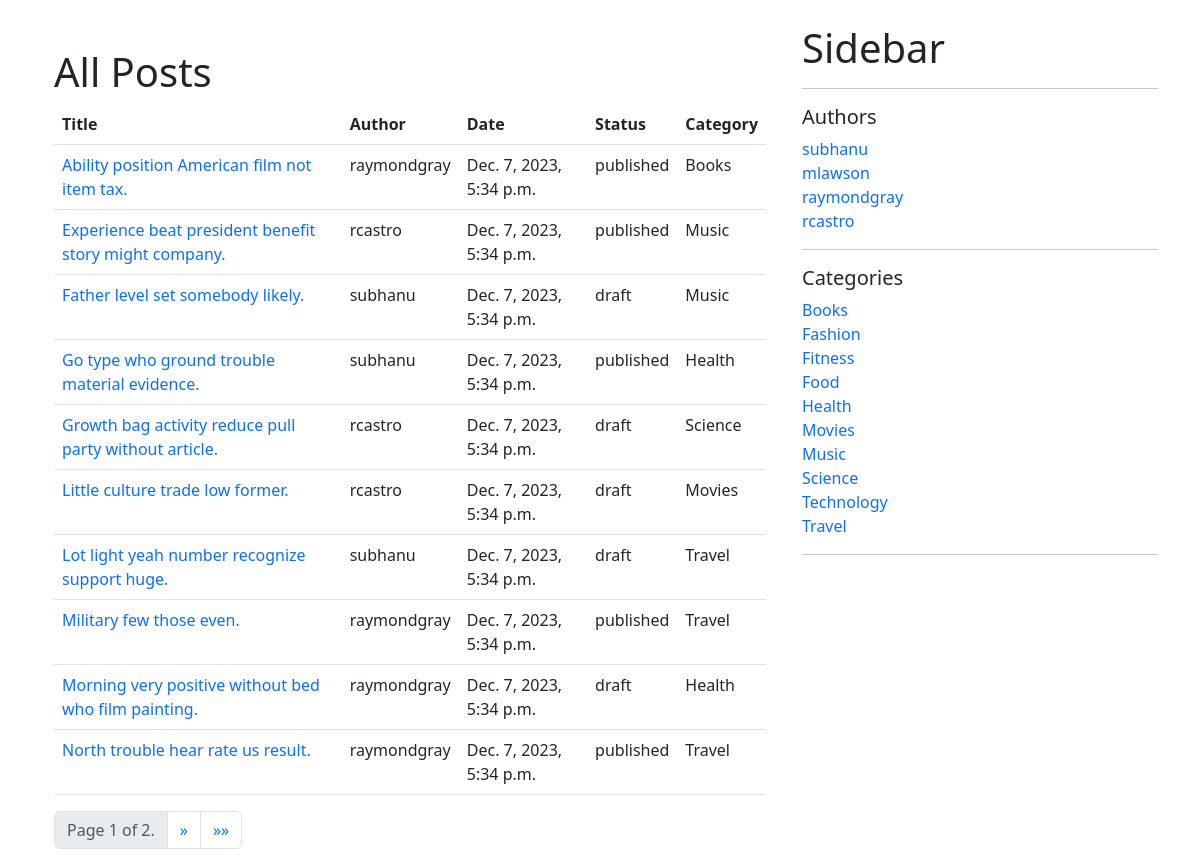
Page /blog/backend/posts on the earlier database version.
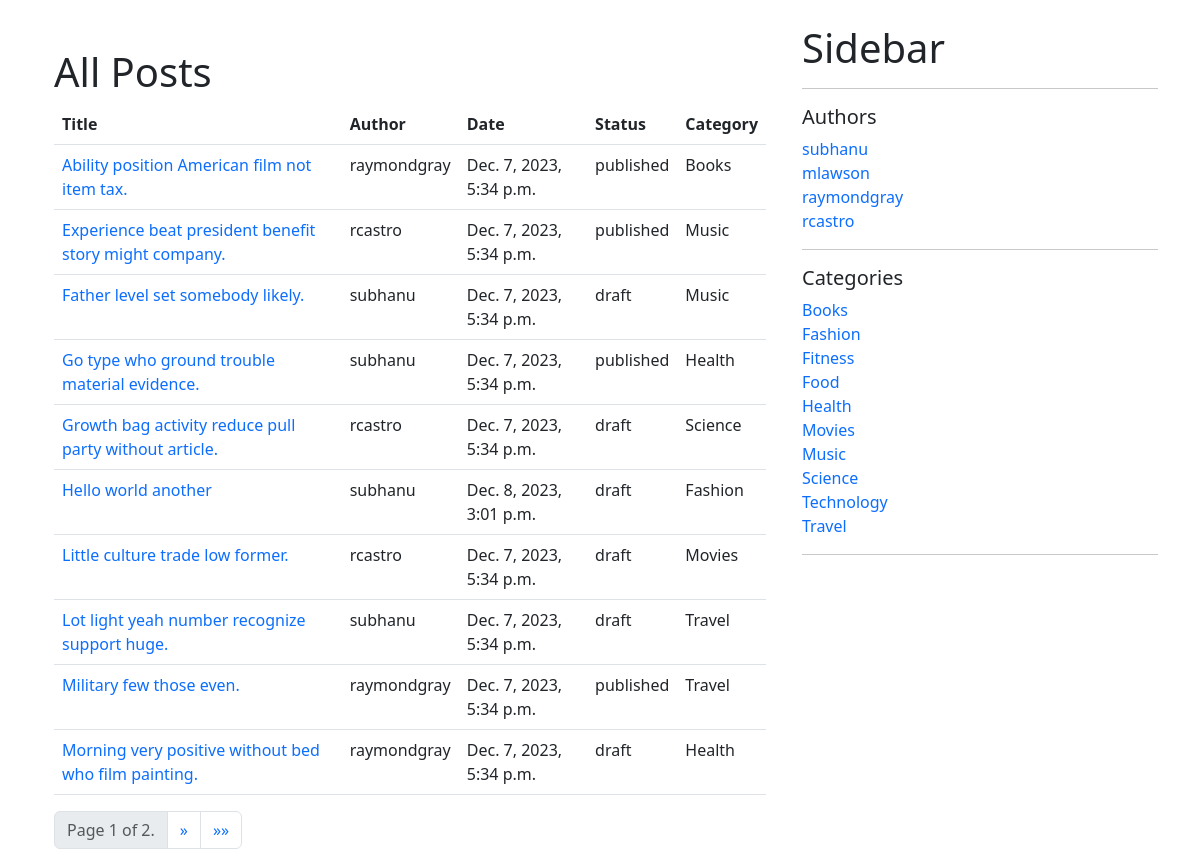
Same page on the later database version.
### blog/models.py (models this page shows, shortened)
class Post(models.Model):
    STATUS_CHOICES = (
        ('draft', 'Draft'),
        ('published', 'Published'),
    )
    title = models.CharField(max_length=255)
    slug = models.SlugField(max_length=255, unique=True)
    content = models.TextField()
    seo_title = models.CharField(max_length=255, blank=True, null=True)
    seo_description = models.TextField(blank=True, null=True)
    author = models.ForeignKey(User, on_delete=models.CASCADE, related_name='blog_posts', default=None)
    published_date = models.DateTimeField(default=timezone.now)
    created_date = models.DateTimeField(auto_now_add=True)
    updated_date = models.DateTimeField(auto_now=True)
    status = models.CharField(max_length=10, choices=STATUS_CHOICES, default='draft')
    category = models.ForeignKey('Category', on_delete=models.CASCADE, related_name='category', blank=True, null=True)
    def get_absolute_url(self):
        return reverse('blog:post_detail', kwargs={'slug': self.slug})
    class Meta:
        ordering = ('title',)
        verbose_name = 'post'
        verbose_name_plural = 'posts'
        get_latest_by = 'published_date'

class Category(models.Model):
    name = models.CharField(max_length=255)
    slug = models.SlugField(max_length=255, unique=True)
    def get_absolute_url(self):
        return reverse('blog:category_filter', kwargs={'category_slug': self.slug})
    class Meta:
        ordering = ('name',)
        verbose_name = 'category'
        verbose_name_plural = 'categories'
    def __str__(self):
        return self.name

### blog/views.py (the view)
# urls.py: path('backend/posts', list_of_all_posts, name='post_list_backend'),
def list_of_all_posts(request):
    posts = Post.objects.all()
    paginator = Paginator(posts, 10)
    page = request.GET.get('page')
    try:
        posts = paginator.page(page)
    except PageNotAnInteger:
        posts = paginator.page(1)
    except EmptyPage:
        if int(page) > paginator.num_pages:
            posts = paginator.page(paginator.num_pages)
        else:
            posts = paginator.page(1)
    context = {'posts': posts}
    template = 'blog/list_of_posts_unfiltered.html'
    return render(request, template, context)

### blog/context_processors.py (called while the page is built)
def user_context(request):
    user = User.objects.all()
    return {'all_users': user}

def categories_context(request):
    categories = Category.objects.all()
    return {'categories': categories}

### templates/blog/list_of_posts_unfiltered.html (shortened to what this page needs)
{% extends 'blog/base.html' %}
{% block content %}
    <div class="container mt-4">
        <div class="row">
            <div class="col-md-12">
                <div class="page-header">
                    <h1>
                        All Posts
                    </h1>
                </div>
                {% if posts %}
                    <table class="table">
                        <thead>
                            <tr>
                                <th>Title</th>
                                <th>Author</th>
                                <th>Date</th>
                                <th>Status</th>
                                {% if not category %}
                                    <th>Category</th>
                                {% endif %}
                            </tr>
                        </thead>
                        <tbody>
                            {% for post in posts %}
                                <tr>
                                    <td>
                                        <a class="text-decoration-none" href="{{ post.get_absolute_url }}">
                                            {{ post.title }}
                                        </a>
                                    </td>
                                    <td>{{ post.author.username }}</td>
                                    <td>
                                        {% if post.status == 'published' %}
                                            {{ post.published_date }}
                                        {% else %}
                                            {{ post.updated_date }}
                                        {% endif %}
                                    </td>
                                    <td>{{ post.status }}</td>
                                    {% if not category %}
                                        <td>
                                            <p>
                                                {{ post.category }}
                                            </p>
                                        </td>
                                    {% endif %}
                                </tr>
                            {% endfor %}
                        </tbody>
                    </table>
                {% else %}
                    <p>No posts found</p>
                {% endif %}
            </div>
        </div>
        {% include 'blog/paginator.html' %}
    </div>
{% endblock %}

### templates/blog/base.html (shortened to what this page needs)
<!DOCTYPE html>
<html lang="en">
<head>
    <link href="https://cdn.jsdelivr.net/npm/bootstrap@5.3.0/dist/css/bootstrap.min.css" rel="stylesheet">
</head>
<body>
<div class="container mt-4">
    <div class="row">
        <div class="col-md-8">
            {% block content %}{% endblock %}
        </div>
        <div class="col-md-4">
            <div class="mb-4">
                <h1 class="page-header">Sidebar</h1>
                <hr>
                <h5>Authors</h5>
                {% if all_users %}
                    {% for user in all_users %}
                        <a href="{% url 'blog:author_filter' user.username %}" class="text-decoration-none"
                        >{{ user.username }}</a>
                        <br>
                    {% endfor %}
                {% endif %}
                <hr>
                <h5>Categories</h5>
                {% if categories %}
                    {% for category in categories %}
                        <a href="{{ category.get_absolute_url }}" class="text-decoration-none">{{ category.name }}</a>
                        <br>
                    {% endfor %}
                {% endif %}
                <hr>
            </div>
        </div>
    </div>
</div>
</body>
</html>

Differences in the rows shown:
no longer on this page (row unchanged): Post: title "North trouble hear rate us result.", author.username "raymondgray", published_date "Dec. 7, 2023, 5:34 p.m.", status "published", category "Travel"
added Post: title "Hello world another", author.username "subhanu", updated_date "Dec. 8, 2023, 3:01 p.m.", status "draft", category "Fashion"
